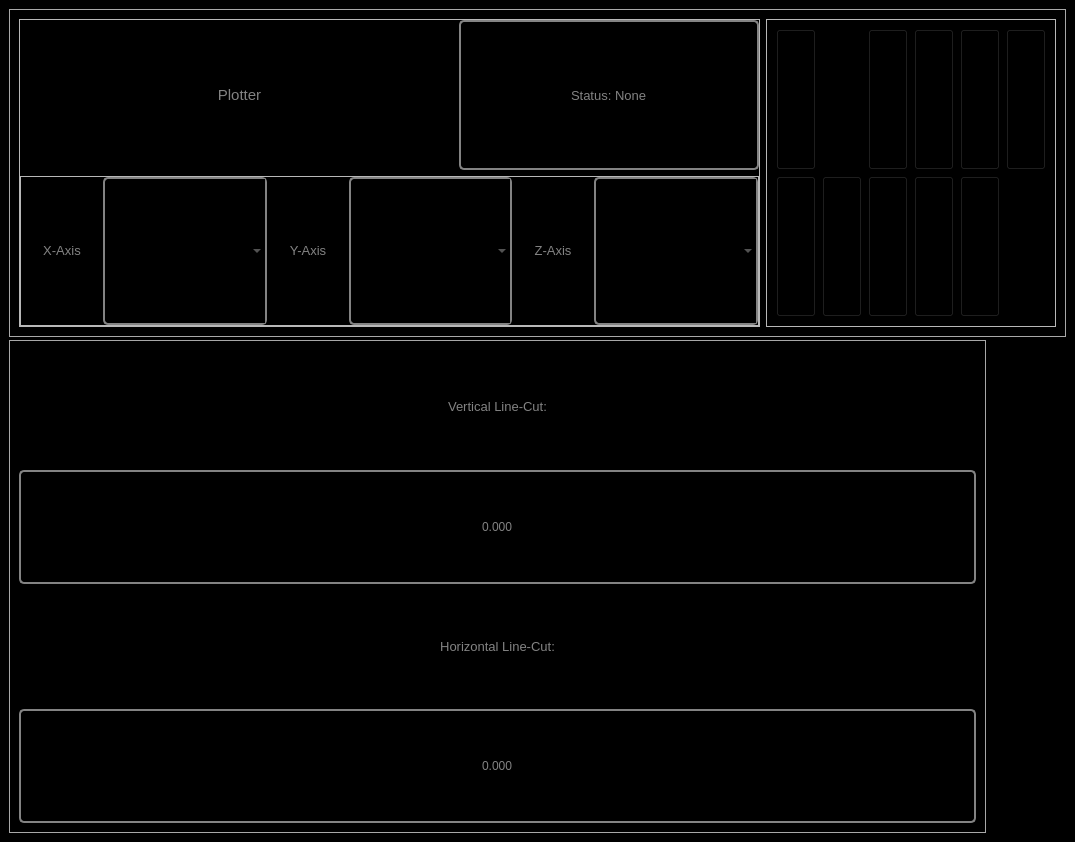
<?xml version="1.0" encoding="UTF-8"?>
<ui version="4.0">
 <class>MainWindow</class>
 <widget class="QMainWindow" name="MainWindow">
  <property name="geometry">
   <rect>
    <x>0</x>
    <y>0</y>
    <width>1075</width>
    <height>842</height>
   </rect>
  </property>
  <property name="windowTitle">
   <string>Plotter</string>
  </property>
  <property name="windowIcon">
   <iconset resource="../../Resources/nSOTScannerResources.qrc">
    <normaloff>:/nSOTScanner/Pictures/jj_schema.svg</normaloff>:/nSOTScanner/Pictures/jj_schema.svg</iconset>
  </property>
  <property name="styleSheet">
   <string notr="true">#MainWindow{
background-color: rgb(0, 0, 0);
}</string>
  </property>
  <widget class="QWidget" name="centralwidget">
   <property name="styleSheet">
    <string notr="true">#centralwidget
{
background-color: rgb(0, 0, 0);
}</string>
   </property>
   <layout class="QVBoxLayout" name="verticalLayout_2" stretch="2,8,3">
    <property name="spacing">
     <number>3</number>
    </property>
    <item>
     <widget class="QFrame" name="frame_TopBlock">
      <property name="styleSheet">
       <string notr="true">#frame_TopBlock{
border:1px solid rgb(168,168,168)
}</string>
      </property>
      <property name="frameShape">
       <enum>QFrame::StyledPanel</enum>
      </property>
      <property name="frameShadow">
       <enum>QFrame::Raised</enum>
      </property>
      <layout class="QHBoxLayout" name="horizontalLayout_3" stretch="3,0">
       <item>
        <widget class="QFrame" name="frame_TopLeft">
         <property name="frameShape">
          <enum>QFrame::StyledPanel</enum>
         </property>
         <property name="frameShadow">
          <enum>QFrame::Raised</enum>
         </property>
         <layout class="QGridLayout" name="gridLayout" rowstretch="1,1" columnstretch="3,0,0">
          <property name="leftMargin">
           <number>0</number>
          </property>
          <property name="topMargin">
           <number>0</number>
          </property>
          <property name="rightMargin">
           <number>0</number>
          </property>
          <property name="bottomMargin">
           <number>0</number>
          </property>
          <property name="horizontalSpacing">
           <number>0</number>
          </property>
          <property name="verticalSpacing">
           <number>6</number>
          </property>
          <item row="1" column="0" colspan="3">
           <widget class="QFrame" name="frame_Axis">
            <property name="frameShape">
             <enum>QFrame::StyledPanel</enum>
            </property>
            <property name="frameShadow">
             <enum>QFrame::Raised</enum>
            </property>
            <layout class="QHBoxLayout" name="horizontalLayout_4" stretch="1,2,1,2,1,2">
             <property name="spacing">
              <number>0</number>
             </property>
             <property name="leftMargin">
              <number>0</number>
             </property>
             <property name="topMargin">
              <number>0</number>
             </property>
             <property name="rightMargin">
              <number>0</number>
             </property>
             <property name="bottomMargin">
              <number>0</number>
             </property>
             <item>
              <widget class="QLabel" name="label_2">
               <property name="text">
                <string>&lt;html&gt;&lt;head/&gt;&lt;body&gt;&lt;p&gt;&lt;span style=&quot; font-size:10pt; color:#838383;&quot;&gt;X-Axis&lt;/span&gt;&lt;/p&gt;&lt;/body&gt;&lt;/html&gt;</string>
               </property>
               <property name="alignment">
                <set>Qt::AlignCenter</set>
               </property>
              </widget>
             </item>
             <item>
              <widget class="QComboBox" name="comboBox_xAxis">
               <property name="sizePolicy">
                <sizepolicy hsizetype="Preferred" vsizetype="Preferred">
                 <horstretch>0</horstretch>
                 <verstretch>0</verstretch>
                </sizepolicy>
               </property>
               <property name="maximumSize">
                <size>
                 <width>16777215</width>
                 <height>16777215</height>
                </size>
               </property>
               <property name="styleSheet">
                <string notr="true">QComboBox#comboBox_xAxis{
color: rgb(131,131,131);
background-color:rgb(0,0,0);
border: 2px solid  rgb(131,131,131);
border-radius: 5px
}


QTextEdit {
color: rgb(131,131,131);
background-color:rgb(0,0,0);
}</string>
               </property>
               <property name="editable">
                <bool>false</bool>
               </property>
              </widget>
             </item>
             <item>
              <widget class="QLabel" name="label_3">
               <property name="text">
                <string>&lt;html&gt;&lt;head/&gt;&lt;body&gt;&lt;p&gt;&lt;span style=&quot; font-size:10pt; color:#838383;&quot;&gt;Y-Axis&lt;/span&gt;&lt;/p&gt;&lt;/body&gt;&lt;/html&gt;</string>
               </property>
               <property name="alignment">
                <set>Qt::AlignCenter</set>
               </property>
              </widget>
             </item>
             <item>
              <widget class="QComboBox" name="comboBox_yAxis">
               <property name="sizePolicy">
                <sizepolicy hsizetype="Preferred" vsizetype="Preferred">
                 <horstretch>0</horstretch>
                 <verstretch>0</verstretch>
                </sizepolicy>
               </property>
               <property name="maximumSize">
                <size>
                 <width>16777215</width>
                 <height>16777215</height>
                </size>
               </property>
               <property name="styleSheet">
                <string notr="true">QComboBox#comboBox_yAxis{
color: rgb(131,131,131);
background-color:rgb(0,0,0);
border: 2px solid  rgb(131,131,131);
border-radius: 5px
}</string>
               </property>
               <property name="editable">
                <bool>false</bool>
               </property>
              </widget>
             </item>
             <item>
              <widget class="QLabel" name="label_4">
               <property name="text">
                <string>&lt;html&gt;&lt;head/&gt;&lt;body&gt;&lt;p&gt;&lt;span style=&quot; font-size:10pt; color:#838383;&quot;&gt;Z-Axis&lt;/span&gt;&lt;/p&gt;&lt;/body&gt;&lt;/html&gt;</string>
               </property>
               <property name="alignment">
                <set>Qt::AlignCenter</set>
               </property>
              </widget>
             </item>
             <item>
              <widget class="QComboBox" name="comboBox_zAxis">
               <property name="sizePolicy">
                <sizepolicy hsizetype="Preferred" vsizetype="Preferred">
                 <horstretch>0</horstretch>
                 <verstretch>0</verstretch>
                </sizepolicy>
               </property>
               <property name="maximumSize">
                <size>
                 <width>16777215</width>
                 <height>16777215</height>
                </size>
               </property>
               <property name="styleSheet">
                <string notr="true">QComboBox#comboBox_zAxis{
color: rgb(131,131,131);
background-color:rgb(0,0,0);
border: 2px solid  rgb(131,131,131);
border-radius: 5px
}</string>
               </property>
               <property name="editable">
                <bool>false</bool>
               </property>
              </widget>
             </item>
            </layout>
           </widget>
          </item>
          <item row="0" column="0">
           <widget class="QLabel" name="label_FileName">
            <property name="sizePolicy">
             <sizepolicy hsizetype="Preferred" vsizetype="Preferred">
              <horstretch>0</horstretch>
              <verstretch>0</verstretch>
             </sizepolicy>
            </property>
            <property name="font">
             <font>
              <pointsize>11</pointsize>
             </font>
            </property>
            <property name="styleSheet">
             <string notr="true">QLabel#label_FileName{
color: rgb(131,131,131);
background-color:rgb(0,0,0)
}</string>
            </property>
            <property name="text">
             <string>&lt;html&gt;&lt;head/&gt;&lt;body&gt;&lt;p&gt;&lt;span style=&quot; font-size:11pt; color:#838383;&quot;&gt;Plotter&lt;/span&gt;&lt;/p&gt;&lt;/body&gt;&lt;/html&gt;</string>
            </property>
            <property name="alignment">
             <set>Qt::AlignCenter</set>
            </property>
           </widget>
          </item>
          <item row="0" column="1">
           <widget class="QLineEdit" name="lineEdit_plotterStatus">
            <property name="sizePolicy">
             <sizepolicy hsizetype="Expanding" vsizetype="Expanding">
              <horstretch>0</horstretch>
              <verstretch>0</verstretch>
             </sizepolicy>
            </property>
            <property name="minimumSize">
             <size>
              <width>300</width>
              <height>0</height>
             </size>
            </property>
            <property name="font">
             <font>
              <pointsize>10</pointsize>
             </font>
            </property>
            <property name="styleSheet">
             <string notr="true">QLineEdit#lineEdit_plotterStatus{
color: rgb(131,131,131);
background-color:rgb(0,0,0);
border: 2px solid  rgb(131,131,131);
border-radius: 5px
}
</string>
            </property>
            <property name="text">
             <string>Status: None</string>
            </property>
            <property name="alignment">
             <set>Qt::AlignCenter</set>
            </property>
           </widget>
          </item>
         </layout>
        </widget>
       </item>
       <item>
        <widget class="QFrame" name="frame_Buttons">
         <property name="frameShape">
          <enum>QFrame::StyledPanel</enum>
         </property>
         <property name="frameShadow">
          <enum>QFrame::Raised</enum>
         </property>
         <layout class="QGridLayout" name="gridLayout_2" rowstretch="1,1" columnstretch="1,0,0,0,0,0,0,0,0">
          <item row="0" column="0">
           <widget class="QPushButton" name="pushButton_refresh">
            <property name="enabled">
             <bool>true</bool>
            </property>
            <property name="sizePolicy">
             <sizepolicy hsizetype="Preferred" vsizetype="Preferred">
              <horstretch>0</horstretch>
              <verstretch>0</verstretch>
             </sizepolicy>
            </property>
            <property name="minimumSize">
             <size>
              <width>0</width>
              <height>0</height>
             </size>
            </property>
            <property name="toolTip">
             <string>&lt;html&gt;&lt;head/&gt;&lt;body&gt;&lt;p&gt;Refresh plot.&lt;/p&gt;&lt;/body&gt;&lt;/html&gt;</string>
            </property>
            <property name="styleSheet">
             <string notr="true">QPushButton:disabled#pushButton_refresh {image:url(:/nSOTScanner/Pictures/lock.png)}

#pushButton_refresh{
image:url(:/nSOTScanner/Pictures/refresh.png);
background: black;

}

QPushButton:pressed#refresh{
image:url(:/nSOTScanner/Pictures/refresh.png);
background: black;
border: 2px rgb(131,131,131);
border-radius: 5px
}</string>
            </property>
            <property name="text">
             <string/>
            </property>
           </widget>
          </item>
          <item row="0" column="2">
           <widget class="QPushButton" name="pushButton_lockratio">
            <property name="enabled">
             <bool>true</bool>
            </property>
            <property name="sizePolicy">
             <sizepolicy hsizetype="Preferred" vsizetype="Preferred">
              <horstretch>0</horstretch>
              <verstretch>0</verstretch>
             </sizepolicy>
            </property>
            <property name="minimumSize">
             <size>
              <width>0</width>
              <height>0</height>
             </size>
            </property>
            <property name="focusPolicy">
             <enum>Qt::NoFocus</enum>
            </property>
            <property name="toolTip">
             <string>&lt;html&gt;&lt;head/&gt;&lt;body&gt;&lt;p&gt;Lock ratio of x and y axis.&lt;/p&gt;&lt;/body&gt;&lt;/html&gt;</string>
            </property>
            <property name="styleSheet">
             <string notr="true">QPushButton:disabled#pushButton_lockratio {image:url(:/nSOTScanner/Pictures/lock.png)}

QPushButton#pushButton_lockratio{
image:url(:/nSOTScanner/Pictures/ratio.png);
background: black;

}

QPushButton:pressed#pushButton_lockratio{
image:url(:/nSOTScanner/Pictures/ratio.png);
background: black;
border: 2px rgb(131,131,131);
border-radius: 5px
}</string>
            </property>
            <property name="text">
             <string/>
            </property>
           </widget>
          </item>
          <item row="0" column="1">
           <widget class="QPushButton" name="pushButton_trSelect">
            <property name="enabled">
             <bool>true</bool>
            </property>
            <property name="sizePolicy">
             <sizepolicy hsizetype="Preferred" vsizetype="Preferred">
              <horstretch>0</horstretch>
              <verstretch>0</verstretch>
             </sizepolicy>
            </property>
            <property name="minimumSize">
             <size>
              <width>0</width>
              <height>0</height>
             </size>
            </property>
            <property name="toolTip">
             <string>&lt;html&gt;&lt;head/&gt;&lt;body&gt;&lt;p&gt;Select trace/retrace.&lt;/p&gt;&lt;/body&gt;&lt;/html&gt;</string>
            </property>
            <property name="styleSheet">
             <string notr="true">QPushButton:disabled#pushButton_trSelect {image:url(:/nSOTScanner/Pictures/lock.png)}

#pushButton_trSelect{
image:url(:/nSOTScanner/Pictures/traceIcon.png);
background: black;
border: 0px solid rgb(95,107,166);
}

QPushButton:pressed#trSelect{
image:url(:/nSOTScanner/Pictures/traceIcon.png);
background: black;
border: 2px rgb(131,131,131);
border-radius: 5px
}</string>
            </property>
            <property name="text">
             <string/>
            </property>
           </widget>
          </item>
          <item row="0" column="3">
           <widget class="QPushButton" name="pushButton_symHist">
            <property name="sizePolicy">
             <sizepolicy hsizetype="Preferred" vsizetype="Preferred">
              <horstretch>0</horstretch>
              <verstretch>0</verstretch>
             </sizepolicy>
            </property>
            <property name="toolTip">
             <string>Set the histogram to be symmetric so that zero is in the middle of the colorscale.</string>
            </property>
            <property name="styleSheet">
             <string notr="true">QPushButton:disabled#pushButton_symHist {image:url(:/nSOTScanner/Pictures/lock.png)}

#pushButton_symHist{
image:url(:/nSOTScanner/Pictures/Bipolar.png);
background: black;
}

QPushButton:pressed#pushButton_symHist{
image:url(:/nSOTScanner/Pictures/Bipolar.png);
background: black;
border: 2px rgb(131,131,131);
border-radius: 5px
}</string>
            </property>
            <property name="text">
             <string/>
            </property>
           </widget>
          </item>
          <item row="0" column="6">
           <widget class="QPushButton" name="pushButton_savePlot">
            <property name="sizePolicy">
             <sizepolicy hsizetype="Preferred" vsizetype="Preferred">
              <horstretch>0</horstretch>
              <verstretch>0</verstretch>
             </sizepolicy>
            </property>
            <property name="toolTip">
             <string>&lt;html&gt;&lt;head/&gt;&lt;body&gt;&lt;p&gt;Save plot data&lt;/p&gt;&lt;/body&gt;&lt;/html&gt;</string>
            </property>
            <property name="styleSheet">
             <string notr="true">QPushButton:disabled#pushButton_savePlot {image:url(:/nSOTScanner/Pictures/lock.png)}

#pushButton_savePlot{
image:url(:/nSOTScanner/Pictures/save.png);
background: black;
}

QPushButton:pressed#pushButton_savePlot{
image:url(:/nSOTScanner/Pictures/save.png);
background: black;
border: 2px rgb(131,131,131);
border-radius: 5px
}</string>
            </property>
            <property name="text">
             <string/>
            </property>
           </widget>
          </item>
          <item row="0" column="7">
           <widget class="QPushButton" name="pushButton_Info">
            <property name="sizePolicy">
             <sizepolicy hsizetype="Preferred" vsizetype="Preferred">
              <horstretch>0</horstretch>
              <verstretch>0</verstretch>
             </sizepolicy>
            </property>
            <property name="toolTip">
             <string>&lt;html&gt;&lt;head/&gt;&lt;body&gt;&lt;p&gt;Data information.&lt;/p&gt;&lt;/body&gt;&lt;/html&gt;</string>
            </property>
            <property name="styleSheet">
             <string notr="true">QPushButton:disabled#pushButton_Info {image:url(:/nSOTScanner/Pictures/lock.png)}

QPushButton#pushButton_Info{
image:url(:/nSOTScanner/Pictures/Info.png);
background: black;

}

QPushButton:pressed#pushButton_Info{
image:url(:/nSOTScanner/Pictures/Info.png);
background: black;
border: 2px rgb(131,131,131);
border-radius: 5px
}</string>
            </property>
            <property name="text">
             <string/>
            </property>
           </widget>
          </item>
          <item row="1" column="0">
           <widget class="QPushButton" name="pushButton_subtract">
            <property name="sizePolicy">
             <sizepolicy hsizetype="Preferred" vsizetype="Preferred">
              <horstretch>0</horstretch>
              <verstretch>0</verstretch>
             </sizepolicy>
            </property>
            <property name="minimumSize">
             <size>
              <width>0</width>
              <height>0</height>
             </size>
            </property>
            <property name="toolTip">
             <string>&lt;html&gt;&lt;head/&gt;&lt;body&gt;&lt;p&gt;Subtract fit or offset.&lt;/p&gt;&lt;/body&gt;&lt;/html&gt;</string>
            </property>
            <property name="styleSheet">
             <string notr="true">QPushButton:disabled#pushButton_subtract {image:url(:/nSOTScanner/Pictures/lock.png)}

QPushButton#pushButton_subtract{
image:url(:/nSOTScanner/Pictures/inverseRes.png);
background: black;

}

QPushButton:pressed#pushButton_subtract{
image:url(:/nSOTScanner/Pictures/inverseRes.png);
background: black;
border: 2px rgb(131,131,131);
border-radius: 5px
}</string>
            </property>
            <property name="text">
             <string/>
            </property>
           </widget>
          </item>
          <item row="1" column="1">
           <widget class="QPushButton" name="pushButton_despike">
            <property name="sizePolicy">
             <sizepolicy hsizetype="Preferred" vsizetype="Preferred">
              <horstretch>0</horstretch>
              <verstretch>0</verstretch>
             </sizepolicy>
            </property>
            <property name="minimumSize">
             <size>
              <width>0</width>
              <height>0</height>
             </size>
            </property>
            <property name="toolTip">
             <string>&lt;html&gt;&lt;head/&gt;&lt;body&gt;&lt;p&gt;Despiking the data plotted&lt;/p&gt;&lt;/body&gt;&lt;/html&gt;</string>
            </property>
            <property name="styleSheet">
             <string notr="true">QPushButton:disabled#pushButton_despike {image:url(:/nSOTScanner/Pictures/lock.png)}

QPushButton#pushButton_despike{
image:url(:/nSOTScanner/Pictures/Flatten.png);
background: black;

}

QPushButton:pressed#pushButton_despike{
image:url(:/nSOTScanner/Pictures/Flatten.png);
background: black;
border: 2px rgb(131,131,131);
border-radius: 5px
}</string>
            </property>
            <property name="text">
             <string/>
            </property>
           </widget>
          </item>
          <item row="1" column="2">
           <widget class="QPushButton" name="pushButton_gradient">
            <property name="sizePolicy">
             <sizepolicy hsizetype="Preferred" vsizetype="Preferred">
              <horstretch>0</horstretch>
              <verstretch>0</verstretch>
             </sizepolicy>
            </property>
            <property name="toolTip">
             <string>&lt;html&gt;&lt;head/&gt;&lt;body&gt;&lt;p&gt;Directional gradient.&lt;/p&gt;&lt;/body&gt;&lt;/html&gt;</string>
            </property>
            <property name="styleSheet">
             <string notr="true">QPushButton:disabled#pushButton_gradient {image:url(:/nSOTScanner/Pictures/lock.png)}

#pushButton_gradient{
image:url(:/nSOTScanner/Pictures/inverseNabla.png);
background: black;
}

QPushButton:pressed#pushButton_gradient{
image:url(:/nSOTScanner/Pictures/inverseNabla.png);
background: black;
border: 2px rgb(131,131,131);
border-radius: 5px
}</string>
            </property>
            <property name="text">
             <string/>
            </property>
           </widget>
          </item>
          <item row="1" column="3">
           <widget class="QPushButton" name="pushButton_sensitivity">
            <property name="sizePolicy">
             <sizepolicy hsizetype="Preferred" vsizetype="Preferred">
              <horstretch>0</horstretch>
              <verstretch>0</verstretch>
             </sizepolicy>
            </property>
            <property name="minimumSize">
             <size>
              <width>0</width>
              <height>0</height>
             </size>
            </property>
            <property name="toolTip">
             <string>&lt;html&gt;&lt;head/&gt;&lt;body&gt;&lt;p&gt;Compute sensitivity&lt;/p&gt;&lt;/body&gt;&lt;/html&gt;</string>
            </property>
            <property name="styleSheet">
             <string notr="true">QPushButton:disabled#pushButton_sensitivity {image:url(:/nSOTScanner/Pictures/lock.png)}

QPushButton#pushButton_sensitivity{
image:url(:/nSOTScanner/Pictures/inverseSigma.png);
background: black;

}

QPushButton:pressed#pushButton_sensitivity{
image:url(:/nSOTScanner/Pictures/inverseSigma.png);
background: black;
border: 2px rgb(131,131,131);
border-radius: 5px
}</string>
            </property>
            <property name="text">
             <string/>
            </property>
           </widget>
          </item>
          <item row="1" column="6">
           <widget class="QPushButton" name="pushButton_TFfitting">
            <property name="sizePolicy">
             <sizepolicy hsizetype="Expanding" vsizetype="Expanding">
              <horstretch>0</horstretch>
              <verstretch>0</verstretch>
             </sizepolicy>
            </property>
            <property name="toolTip">
             <string>AC data fitting</string>
            </property>
            <property name="styleSheet">
             <string notr="true">QPushButton:disabled#pushButton_TFfitting {image:url(:/nSOTScanner/Pictures/lock.png)}

#pushButton_TFfitting{
image:url(:/nSOTScanner/Pictures/Tuning Fork.png);
background: black;
}

QPushButton:pressed#pushButton_TFfitting{
image:url(:/nSOTScanner/Pictures/Tuning Fork.png);
background: black;
border: 2px rgb(131,131,131);
border-radius: 5px
}</string>
            </property>
            <property name="text">
             <string/>
            </property>
           </widget>
          </item>
         </layout>
        </widget>
       </item>
      </layout>
     </widget>
    </item>
    <item>
     <layout class="QHBoxLayout" name="horizontalLayout" stretch="1,4">
      <item>
       <layout class="QVBoxLayout" name="layout_YZPlotArea"/>
      </item>
      <item>
       <layout class="QGridLayout" name="layout_mainPlotArea"/>
      </item>
     </layout>
    </item>
    <item>
     <layout class="QHBoxLayout" name="horizontalLayout_2" stretch="1,4,0">
      <item>
       <widget class="QFrame" name="frame_LineCut">
        <property name="styleSheet">
         <string notr="true">#frame_LineCut{
border:1px solid rgb(168,168,168)
}</string>
        </property>
        <property name="frameShape">
         <enum>QFrame::StyledPanel</enum>
        </property>
        <property name="frameShadow">
         <enum>QFrame::Raised</enum>
        </property>
        <layout class="QVBoxLayout" name="verticalLayout">
         <item>
          <widget class="QLabel" name="label_27">
           <property name="text">
            <string>&lt;html&gt;&lt;head/&gt;&lt;body&gt;&lt;p&gt;&lt;span style=&quot; font-size:10pt; color:#838383;&quot;&gt;Vertical Line-Cut:&lt;/span&gt;&lt;/p&gt;&lt;/body&gt;&lt;/html&gt;</string>
           </property>
           <property name="alignment">
            <set>Qt::AlignCenter</set>
           </property>
          </widget>
         </item>
         <item>
          <widget class="QLineEdit" name="lineEdit_vCutPos">
           <property name="sizePolicy">
            <sizepolicy hsizetype="Expanding" vsizetype="Preferred">
             <horstretch>0</horstretch>
             <verstretch>0</verstretch>
            </sizepolicy>
           </property>
           <property name="styleSheet">
            <string notr="true">

QLineEdit#lineEdit_vCutPos{
color: rgb(131,131,131);
background-color:rgb(0,0,0);
border: 2px solid  rgb(131,131,131);
border-radius: 5px
}</string>
           </property>
           <property name="text">
            <string>0.000</string>
           </property>
           <property name="alignment">
            <set>Qt::AlignCenter</set>
           </property>
          </widget>
         </item>
         <item>
          <widget class="QLabel" name="label_29">
           <property name="text">
            <string>&lt;html&gt;&lt;head/&gt;&lt;body&gt;&lt;p&gt;&lt;span style=&quot; font-size:10pt; color:#838383;&quot;&gt;Horizontal Line-Cut:&lt;/span&gt;&lt;/p&gt;&lt;/body&gt;&lt;/html&gt;</string>
           </property>
           <property name="alignment">
            <set>Qt::AlignCenter</set>
           </property>
          </widget>
         </item>
         <item>
          <widget class="QLineEdit" name="lineEdit_hCutPos">
           <property name="sizePolicy">
            <sizepolicy hsizetype="Expanding" vsizetype="Preferred">
             <horstretch>0</horstretch>
             <verstretch>0</verstretch>
            </sizepolicy>
           </property>
           <property name="styleSheet">
            <string notr="true">

QLineEdit#lineEdit_hCutPos{
color: rgb(131,131,131);
background-color:rgb(0,0,0);
border: 2px solid  rgb(131,131,131);
border-radius: 5px
}</string>
           </property>
           <property name="text">
            <string>0.000</string>
           </property>
           <property name="alignment">
            <set>Qt::AlignCenter</set>
           </property>
          </widget>
         </item>
        </layout>
       </widget>
      </item>
      <item>
       <layout class="QHBoxLayout" name="layout_XZPlotArea">
        <property name="sizeConstraint">
         <enum>QLayout::SetNoConstraint</enum>
        </property>
        <property name="bottomMargin">
         <number>0</number>
        </property>
       </layout>
      </item>
      <item>
       <spacer name="horizontalSpacer">
        <property name="orientation">
         <enum>Qt::Horizontal</enum>
        </property>
        <property name="sizeType">
         <enum>QSizePolicy::Fixed</enum>
        </property>
        <property name="sizeHint" stdset="0">
         <size>
          <width>80</width>
          <height>20</height>
         </size>
        </property>
       </spacer>
      </item>
     </layout>
    </item>
   </layout>
  </widget>
 </widget>
 <resources>
  <include location="../../Resources/nSOTScannerResources.qrc"/>
 </resources>
 <connections/>
</ui>
